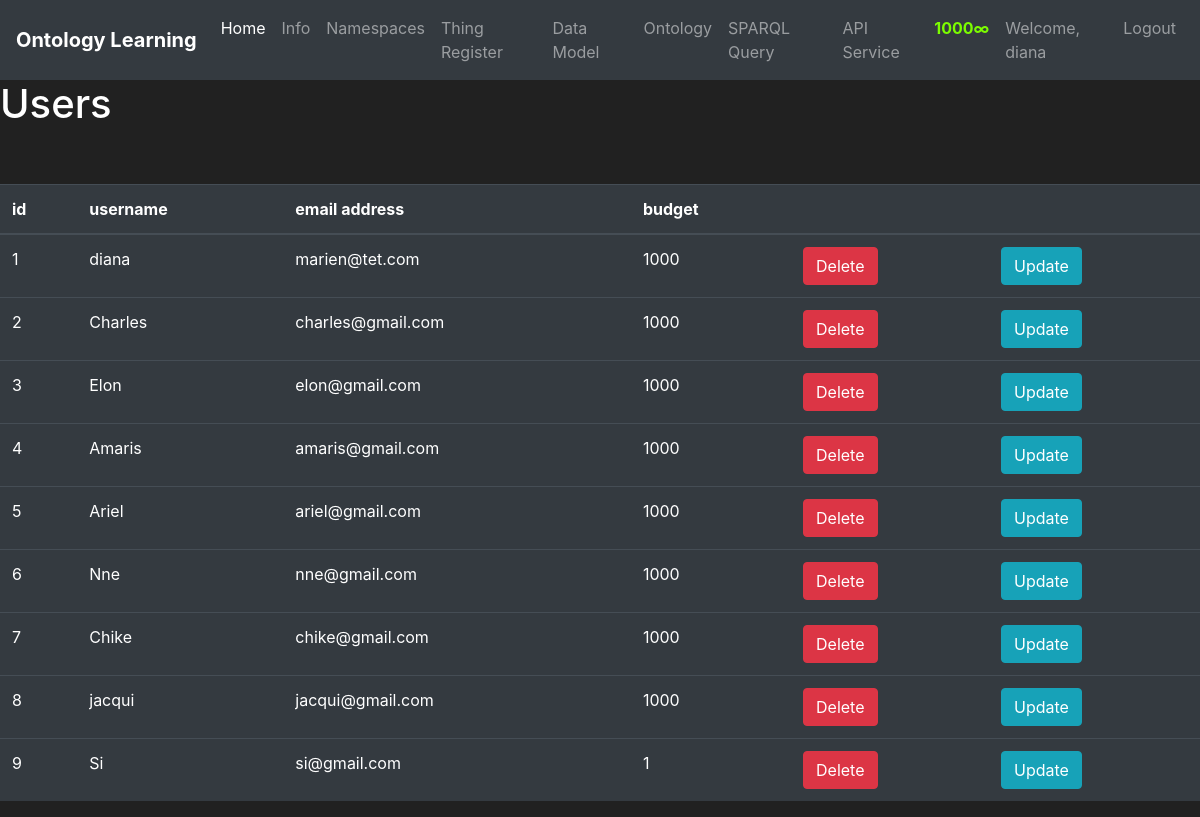
Page /users (signed in) on the earlier database version.
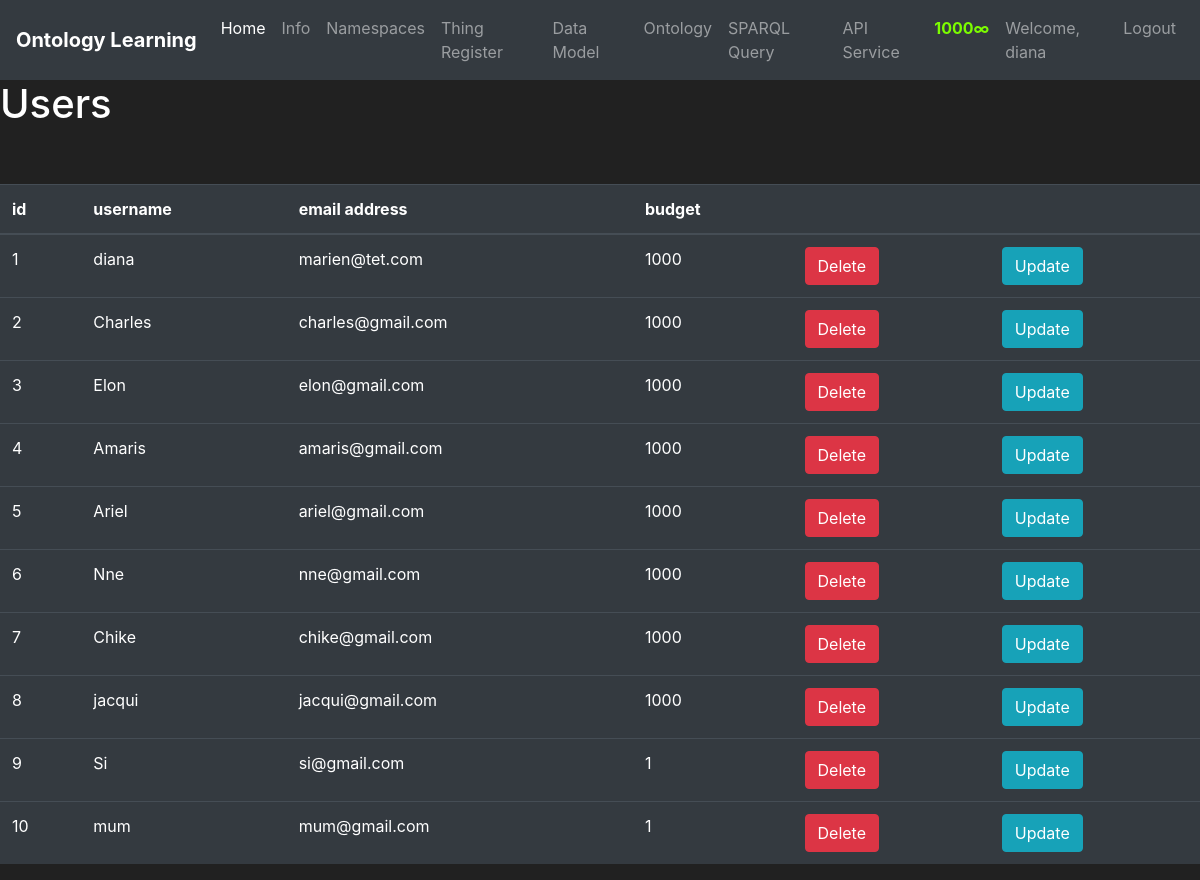
Same page on the later database version.
### ontoML/models.py (models this page shows, shortened)
class User(db.Model, UserMixin):
    id = db.Column(db.Integer(), primary_key=True)
    username = db.Column(db.String(length=30), nullable=False, unique=True)
    email_address = db.Column(db.String(length=50), nullable=False, unique=True)
    password_hash = db.Column(db.String(length=60), nullable=False)
    budget = db.Column(db.Integer(), nullable=False, default=1)
    items = db.relationship('Item', backref='owned_user', lazy=True)
    @property
    def password(self):
        return self.password
    @property
    def prettier_budget(self):
        if len(str(self.budget)) > 4:
            return f'{str(self.budget)[:-3]}, {str(self.budget)[-3:]}∞'
        else:
            return f"{self.budget}∞"

### ontoML/auth.py (the view)
@app.route("/users")
@login_required
def users_page():
    try:
        users = User.query.all()
        return render_template('users.html', users=users)
    except:
        flash('No user database table found!', category='danger')
        return redirect(url_for('userRegister_page'))

### ontoML/models.py (called while the page is built)
@loging_manager.user_loader
def load_user(user_id):
    return User.query.get(int(user_id))

### ontoML/templates/users.html (shortened to what this page needs)
{% extends 'base.html'%}
{% block content %}
<div class="content">
    <h1>Users</h1>
    <br>
    <br>
    <table class="table table-hover table-dark">
           <thead>
               <tr>
                   <th scope="col">id</th>
                   <th scope="col">username</th>
                   <th scope="col">email address</th>
                   <th scope="col">budget</th>
                   <th scope="col"></th>
                   <th scope="col"></th>
               </tr>
           </thead>
           <tbody>
                   {% for user in users %}
                       <tr>
                           <td>{{ user.id }}</td>
                           <td>{{ user.username }}</td>
                           <td>{{ user.email_address }}</td>
                           <td>{{ user.budget }}</td>
                           <td>
                               <button class="btn btn-outline btn-danger">Delete</button>
                           </td>
                           <td>
                               <button class="btn btn-outline btn-info">Update</button>
                           </td>
                       </tr>
                   {% endfor %}
           </tbody>
    </table>
</div>
{% endblock %}

### ontoML/templates/base.html (shortened to what this page needs)
<!doctype html>
<html lang="en">
   <head>
      <link rel="stylesheet" href="https://cdn.jsdelivr.net/npm/bootstrap@4.5.3/dist/css/bootstrap.min.css">
   </head>
   <body>
        <nav class="navbar navbar-expand-md navbar-dark bg-dark">
          <a class="navbar-brand" href="{{ url_for('home_page') }}"><Strong>Ontology Learning</Strong></a>
          <div class="collapse navbar-collapse" id="navbarNav">
            <ul class="navbar-nav mr-auto">
                <li class="nav-item active">
                    <a class="nav-link" href="{{ url_for('home_page') }}">Home <span class="sr-only">(current)</span></a>
                </li>
                 <li class="nav-item">
                    <a class="nav-link" href="{{ url_for('info_page') }}">Info</a>
                </li>
                <li class="nav-item">
                    <a class="nav-link" href="{{ url_for('namespaces_page') }}">Namespaces</a>
                </li>
                 <li class="nav-item">
                    <a class="nav-link" href="{{ url_for('entityRegister_page') }}">Thing Register</a>
                </li>
                 <li class="nav-item">
                    <a class="nav-link" href="{{ url_for('datamodel_page') }}">Data Model</a>
                </li>
                <li class="nav-item">
                    <a class="nav-link" href="{{ url_for('ontology_page') }}">Ontology</a>
                </li>
                <li class="nav-item">
                    <a class="nav-link" href="{{ url_for('sparqlquery_page') }}">SPARQL Query</a>
                </li>
                <li class="nav-item">
                    <a class="nav-link" href="{{ url_for('api_page') }}">API Service</a>
                </li>
            </ul>
              {% if current_user.is_authenticated %}
                 <ul class="navbar-nav">
                     <li class="nav-item">
                         <a class="nav-link" style="color: lawngreen; font-weight: bold">
                             {{ current_user.prettier_budget }}
                         </a>
                     </li>
                     <li class="nav-item">
                         <a class="nav-link">Welcome, {{ current_user.username }}</a>
                     </li>
                     <li class="nav-item">
                         <a class="nav-link" href="{{ url_for('logout_page') }}">Logout</a>
                     </li>
                 </ul>
              {% endif %}
          </div>
        </nav>
        {% block content %}
        {% endblock %}
   </body>
</html>

### ontoML/templates/base.html (style rules this page uses)
body { background-color: #212121; color: white }

Differences in the rows shown:
added User: id "10", username "mum", email_address "mum@gmail.com", budget "1"
